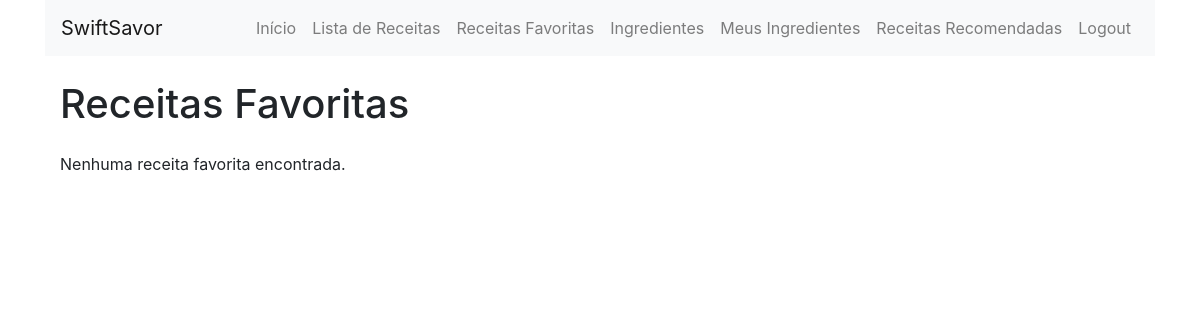
The page /receitas_favoritas/ (signed in) on the database as committed earlier.
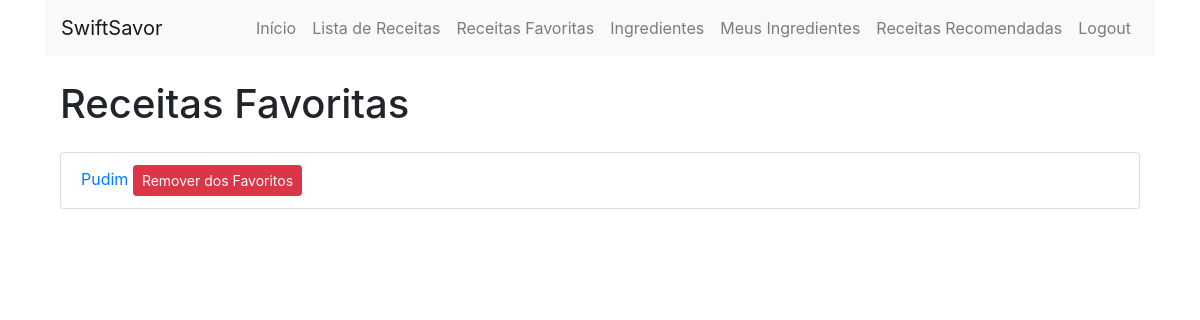
The same page on the database as committed later.
### main/models.py (models this page shows, shortened)
class ReceitaFavorita(models.Model):
    usuario = models.ForeignKey(User, on_delete=models.CASCADE)
    receita = models.ForeignKey(Receita, on_delete=models.CASCADE)
    class Meta:
        unique_together = ('usuario', 'receita')

class Receita(models.Model):
    nome = models.CharField(max_length=200)
    ingredientes = models.ManyToManyField(Ingrediente)
    instrucoes = models.TextField()
    usuario = models.ForeignKey(User, on_delete=models.SET_NULL, null=True, blank=True)
    data_cadastro = models.DateField(auto_now_add=False, default=timezone.now)

### main/views.py (the view)
# urls.py: path('receitas_favoritas/', receitas_favoritas, name='receitas_favoritas'),
@login_required
def receitas_favoritas(request):
    receitas_favoritas = ReceitaFavorita.objects.filter(usuario=request.user)
    return render(request, 'main/receitas_favoritas.html', {'receitas_favoritas': receitas_favoritas})

### main/templates/main/receitas_favoritas.html (shortened to what this page needs)
{% extends 'main/base.html' %}
{% block content %}
    <div class="container mt-4">
        <h1 class="mb-4">Receitas Favoritas</h1>
        {% if receitas_favoritas %}
            <ul class="list-group">
                {% for receita_favorita in receitas_favoritas %}
                    <li class="list-group-item">
                        <a href="{% url 'detalhes_receita' receita_favorita.receita.id %}">
                            {{ receita_favorita.receita.nome }}
                        </a>
                        <form method="post" action="{% url 'remover_favorito' receita_favorita.receita.id %}" class="d-inline">
                            <button type="submit" class="btn btn-danger btn-sm">Remover dos Favoritos</button>
                        </form>
                    </li>
                {% endfor %}
            </ul>
        {% else %}
            <p>Nenhuma receita favorita encontrada.</p>
        {% endif %}
    </div>
{% endblock %}

Rows that differ between the two databases and show on the page:
added ReceitaFavorita: receita.nome "Pudim"
Other text that changed with them:
text no longer shown: "Nenhuma receita favorita encontrada."
